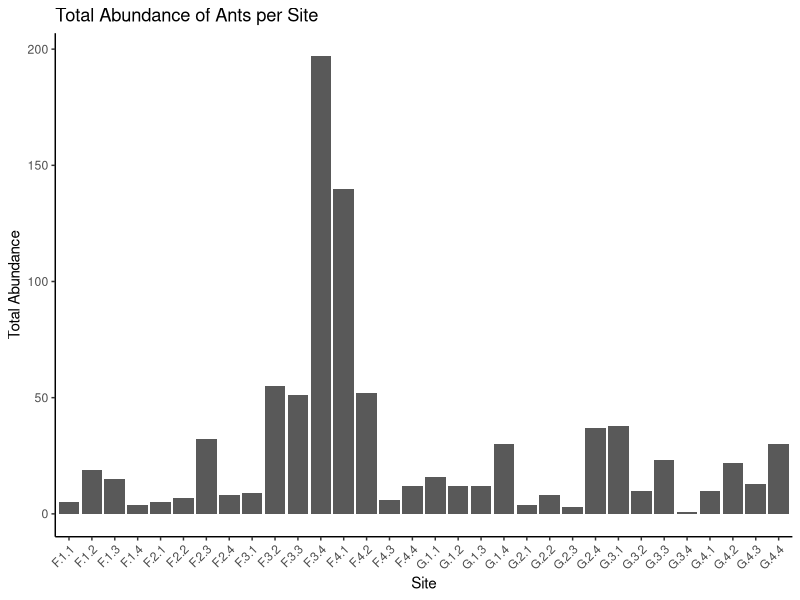
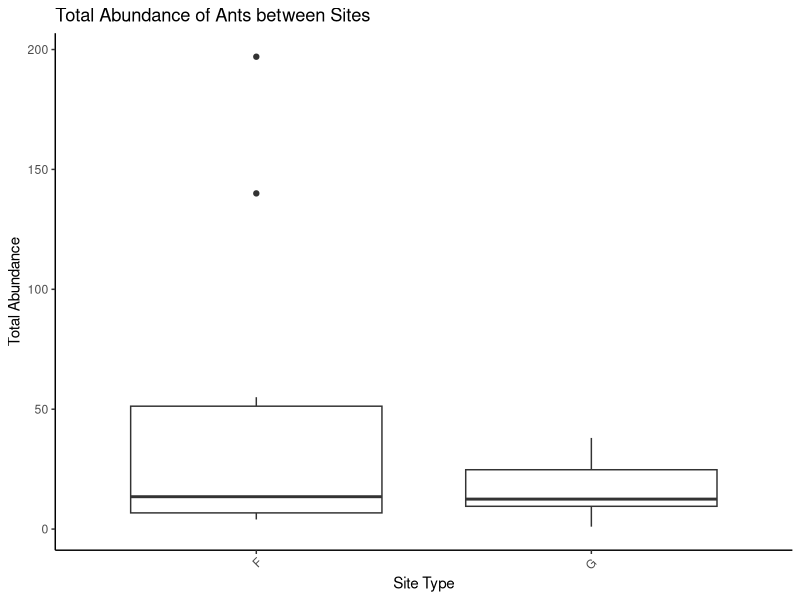
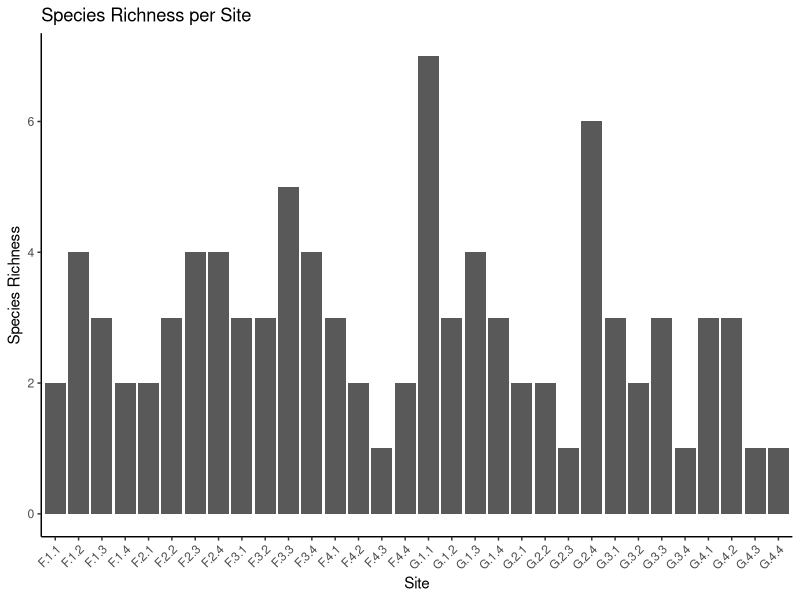
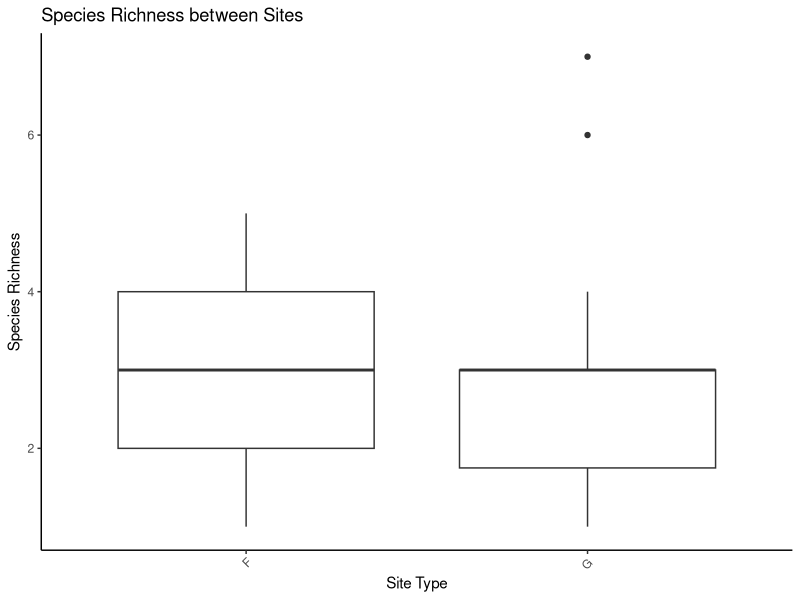

R code for these plots, in order:
## ---- chunk 1
install.packages("tidyverse")
install.packages("readxl")

library(tidyverse)
library(readxl)
## ---- chunk 2
quad.dat <- read.csv("quadrat_data_clean.csv")
view(quad.dat)

pitfall.dat <- read.csv("pitfall_data_clean.csv")
view(pitfall.dat)

## ---- chunk 3
str(quad.dat)
str(pitfall.dat)
## ---- chunk 4
colnames(quad.dat) <- c("site", "live.veg.pcover", "leaf.litter.pcover", "bare.ground.pcover", "rocks.stones.pcover")

## ---- chunk 5
## check for missing values ----
sum(is.na(quad.dat))
sum(is.na(pitfall.dat))

## check for duplicates ----
sum(duplicated(quad.dat))
sum(duplicated(pitfall.dat))
## ---- chunk 6
pitfall_total_abundance <- pitfall.dat %>%
  group_by(pitfall) %>%
  mutate(total_abundance = rowSums(across(everything())))

## ---- chunk 7
pitfall_species_richness <- pitfall.dat %>%
  group_by(pitfall) %>%
  mutate(species_richness = rowSums(across(everything()) > 0))
## ---- chunk 8
pitfall.dat <- pitfall.dat %>%
  left_join(pitfall_total_abundance) %>%
  left_join(pitfall_species_richness)
## ---- chunk 9
pitfall.dat <- pitfall.dat %>%
  mutate(site_type = case_when (
    str_detect(pitfall, "G") ~ "G",
    str_detect(pitfall, "F") ~ "F"
  ))
## ---- chunk 10
str(pitfall.dat) # the site_type comes up as a character variable. We want factors, since "site/habitat" has 2 levels. 

pitfall.dat$site_type <- as.factor(pitfall.dat$site_type)

str(pitfall.dat) 
## ---- chunk 11
ggplot(pitfall.dat, aes(x = pitfall, y = total_abundance)) +
  geom_bar(stat = "identity") +
  labs(title = "Total Abundance of Ants per Site",
       x = "Site",
       y = "Total Abundance") +
  theme_classic() +
  theme(axis.text.x = element_text(angle = 45, hjust = 1))
## ---- chunk 12
ggplot(pitfall.dat, aes(x = site_type, y = total_abundance)) +
  geom_boxplot() +
  labs(title = "Total Abundance of Ants between Sites",
       x = "Site Type",
       y = "Total Abundance") +
  theme_classic() +
  theme(axis.text.x = element_text(angle = 45, hjust = 1))
## ---- chunk 13
ggplot(pitfall.dat, aes(x = pitfall, y = species_richness)) +
  geom_bar(stat = "identity") +
  labs(title = "Species Richness per Site",
       x = "Site",
       y = "Species Richness") +
  theme_classic() +
  theme(axis.text.x = element_text(angle = 45, hjust = 1))
## ---- chunk 14
ggplot(pitfall.dat, aes(x = site_type, y = species_richness)) +
  geom_boxplot() +
  labs(title = "Species Richness between Sites",
       x = "Site Type",
       y = "Species Richness") +
  theme_classic() +
  theme(axis.text.x = element_text(angle = 45, hjust = 1))
## ---- chunk 15
t.test(total_abundance ~ site_type, data = pitfall.dat)

## ---- chunk 16
chisq.test(pitfall.dat$species_richness, pitfall.dat$site_type)
## ---- chunk 17
pitfall.quad.dat <- pitfall.dat %>%
  cross_join(quad.dat[,2:5])
